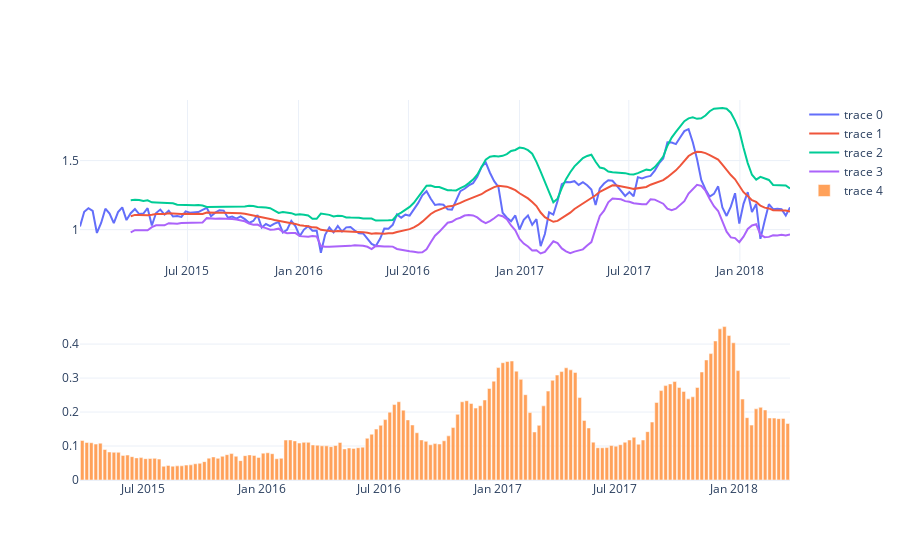

The notebook cell saved with this chart:
### Code cell
mask_estados = (df.type == 'conventional') & df.region.isin(lista_estados)
mask_regiao = (df.type == 'conventional') & df.region.isin(lista_regioes)
mask_total = (df.type == 'conventional') & (df.region == 'TotalUS')




average_price_total   = df.loc[mask_total,['date','average_price']].groupby('date')['average_price'].mean()  
average_price_estados = df.loc[mask_regiao, ['date','average_price']].groupby('date')['average_price'].mean()
average_price_regioes = df.loc[mask_estados,['date','average_price']].groupby('date')['average_price'].mean()

average_price_regioes_mean  = average_price_regioes.rolling(13).mean().dropna()
average_price_regioes_std   = average_price_regioes.rolling(13).std().dropna()

fig = make_subplots(rows=2,cols=1)


fig.add_trace(
    go.Scatter(
        x=average_price_regioes.index,
        y=average_price_regioes
    )
)

fig.add_trace(
    go.Scatter(
        x=average_price_regioes_mean.index,
        y=average_price_regioes_mean
    )
)

fig.add_trace(
    go.Scatter(
        x=average_price_regioes_mean.index,
        y=average_price_regioes_mean+2*average_price_regioes_std
    )
)

fig.add_trace(
    go.Scatter(
        x=average_price_regioes_mean.index,
        y=average_price_regioes_mean-2*average_price_regioes_std,
    )
)

fig.add_trace(
    go.Bar(
        x=average_price_regioes_mean.index,
        y=2*average_price_regioes_std,
    ),row=2,col=1
)


fig.show()

### Figure 1 — Plotly figure (JSON) as saved in the notebook; plotly's stock layout.template omitted (floating-point values rounded to 4 significant figures; data arrays with more than 128 entries replaced by an {"elided": "..."} marker saying what was removed)
{"data": [{"type": "scatter", "x": {"elided": "169 str values"}, "y": {"elided": "169 float values"}}, {"type": "scatter", "x": {"elided": "157 str values"}, "y": {"elided": "157 float values"}}, {"type": "scatter", "x": {"elided": "157 str values"}, "y": {"elided": "157 float values"}}, {"type": "scatter", "x": {"elided": "157 str values"}, "y": {"elided": "157 float values"}}, {"type": "bar", "x": {"elided": "157 str values"}, "xaxis": "x2", "y": {"elided": "157 float values"}, "yaxis": "y2"}], "layout": {"xaxis": {"anchor": "y", "domain": [0, 1]}, "xaxis2": {"anchor": "y2", "domain": [0, 1]}, "yaxis": {"anchor": "x", "domain": [0.575, 1]}, "yaxis2": {"anchor": "x2", "domain": [0, 0.425]}}}
